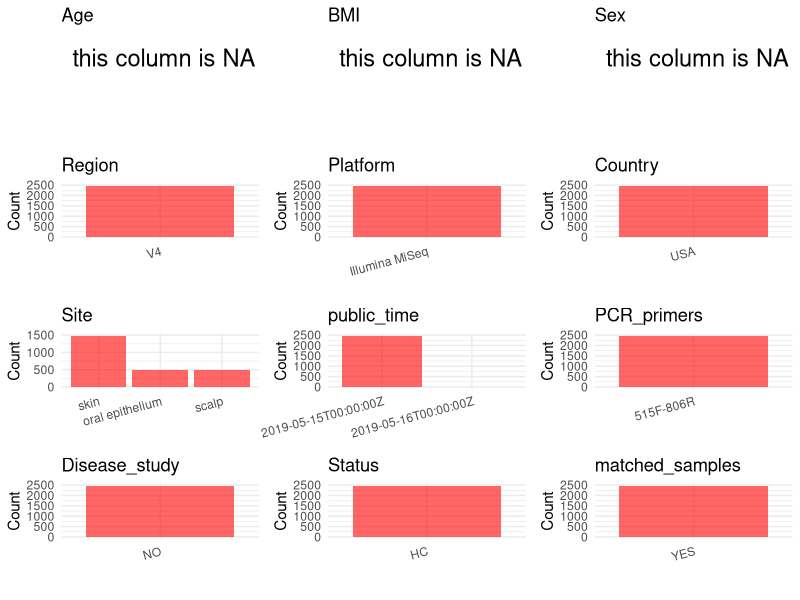

This chart was generated by the following R code: (Note: this script raises an error after producing the figure.)
## ---- chunk 1
# Load necessary libraries
library(dplyr)
library(ggplot2)
library(cowplot)

# Set working directory (update this path to your local directory)
setwd("D:/oral_project/PRJNA542898")

# Read the initial metadata files
initial_meta<-read.csv("SraRunTable.csv",header = T)

# Combine the two metadata files
#meta <- rbind(initial_meta, initial_meta1)

#Remove entries non-oral samples
#initial_meta <- subset(initial_meta,isolate %in% c("saliva","tongue coat"))

# Check the number of samples containing "HT" in Sample.Name (e.g., healthy controls)
#nrow(subset(meta, grepl("HT", Sample.Name)))

# Display the first few rows of the metadata
head(initial_meta)
## ---- chunk 2
# Create a uniform metadata dataframe
metadata <- data.frame(
  BioProject = initial_meta$BioProject,
  Run = initial_meta$Run,
  sample_name = initial_meta$sample_title,
  Age = NA,
  BMI = NA,
  Sex = NA,
  Region = "V4",
  Platform = "Illumina MiSeq",
  Country = initial_meta$geo_loc_name_country,
  #Site = initial_meta$isolate,
  public_time = initial_meta$ReleaseDate,
  stringsAsFactors = FALSE
)
## ---- chunk 3
metadata <- metadata %>%
  mutate(
    Site = case_when(
      grepl("forearm|nose|forehead|Laboratory", sample_name) ~ "skin",  
      grepl("mouth", sample_name) ~ "oral epithelium",
      grepl("scalp", sample_name) ~ "scalp",
    )
  )

# Add information obtained from the publication
metadata$PCR_primers <- "515F-806R"
metadata$title <- "New Insights into the Intrinsic and Extrinsic Factors That Shape the Human Skin Microbiome"
metadata$Disease_study <- "NO"
# Assign disease status based on sample_name patterns
metadata$Status<-"HC"

#get subjects id according to sample id
metadata$sample_name<-gsub("forearm_ARM|forehead_FHD|forehead_FHED|Laboratory_|mouth_ORAL|nose_NOSE|scalp_SCLP|-Kitome|-Swab|-Blank","",metadata$sample_name)
#get subjects id with Saliva available
keep_subjects<-subset(metadata,Site %in% "oral epithelium")
#remove subjects without Saliva samples
metadata<-subset(metadata,sample_name %in% keep_subjects$sample_name)
#get subjects sampling counts
sample_counts <- table(metadata$sample_name)
# Create matched_samples column, any subjects have >=2 samples will be label "YES", otherwise "NO"
metadata$matched_samples <- ifelse(metadata$sample_name %in% names(sample_counts[sample_counts >= 2]), "YES", "NO")
## ---- chunk 4
# Check the number of unique runs and sample names
print(paste("Number of unique runs:", length(unique(metadata$Run))))
print(paste("Number of unique sample names:", length(unique(metadata$sample_name))))
## ---- chunk 5
# Select columns for visualization
plot_data <- metadata %>%
  select(-BioProject, -Run, -sample_name, -title)

# Function to create simple plots for each column
create_simple_plots <- function(data) {
  plots <- list()
  
  for (col in colnames(data)) {
    # Check if the column is all NA
    if (all(is.na(data[[col]]))) {
      # Create an empty plot with text indicating all NA
      p <- ggplot() +
        annotate("text", x = 0.5, y = 0.5, label = "this column is NA", size = 6) +
        labs(title = col) +
        theme_void()
    } else if (is.numeric(data[[col]])) {
      # Numeric variable: histogram
      p <- ggplot(data, aes(x = .data[[col]])) +
        geom_histogram(fill = "blue", alpha = 0.6, bins = 20, na.rm = TRUE) +
        labs(title = col) +
        theme_minimal()
    } else {
      # Categorical variable: bar plot (remove NA values)
      count_data <- as.data.frame(table(data[[col]], useNA = "ifany"))
      p <- ggplot(count_data, aes(x = reorder(Var1, -Freq), y = Freq)) +
        geom_col(fill = "red", alpha = 0.6) +
        labs(title = col, x = NULL, y = "Count") +
        theme_minimal() +
        theme(axis.text.x = element_text(angle = 15, hjust = 1))
    }
    plots[[col]] <- p
  }
  
  return(plots)
}

# Generate and arrange plots
plots <- create_simple_plots(plot_data)
p<-plot_grid(plots$Age, 
          plots$BMI, 
          plots$Sex, 
          plots$Region, 
          plots$Platform, 
          plots$Country, 
          plots$Site,
          plots$public_time, 
          plots$PCR_primers,
          plots$Disease_study,
          plots$Status,
          plots$matched_samples,# add 
          ncol = 3, align = "hv", axis = "lb")
ggsave("Metadata_Summary.png", plot = p, width = 8, height = 6, dpi = 150)
## ---- chunk 6
knitr::include_graphics("Metadata_Summary.png")
## ---- chunk 7
# Reorder columns to match the desired format
metadata <- metadata[, c(
  "BioProject", "Run", "sample_name", "Age", "BMI", "Sex", 
  "Region", "Platform", "Country", "Site", "public_time", 
  "PCR_primers", "title", "Disease_study", "Status","matched_samples"
)]

# Export the uniform metadata to a CSV file
write.csv(metadata, file = "metadata.csv", quote = TRUE)
head(metadata)
